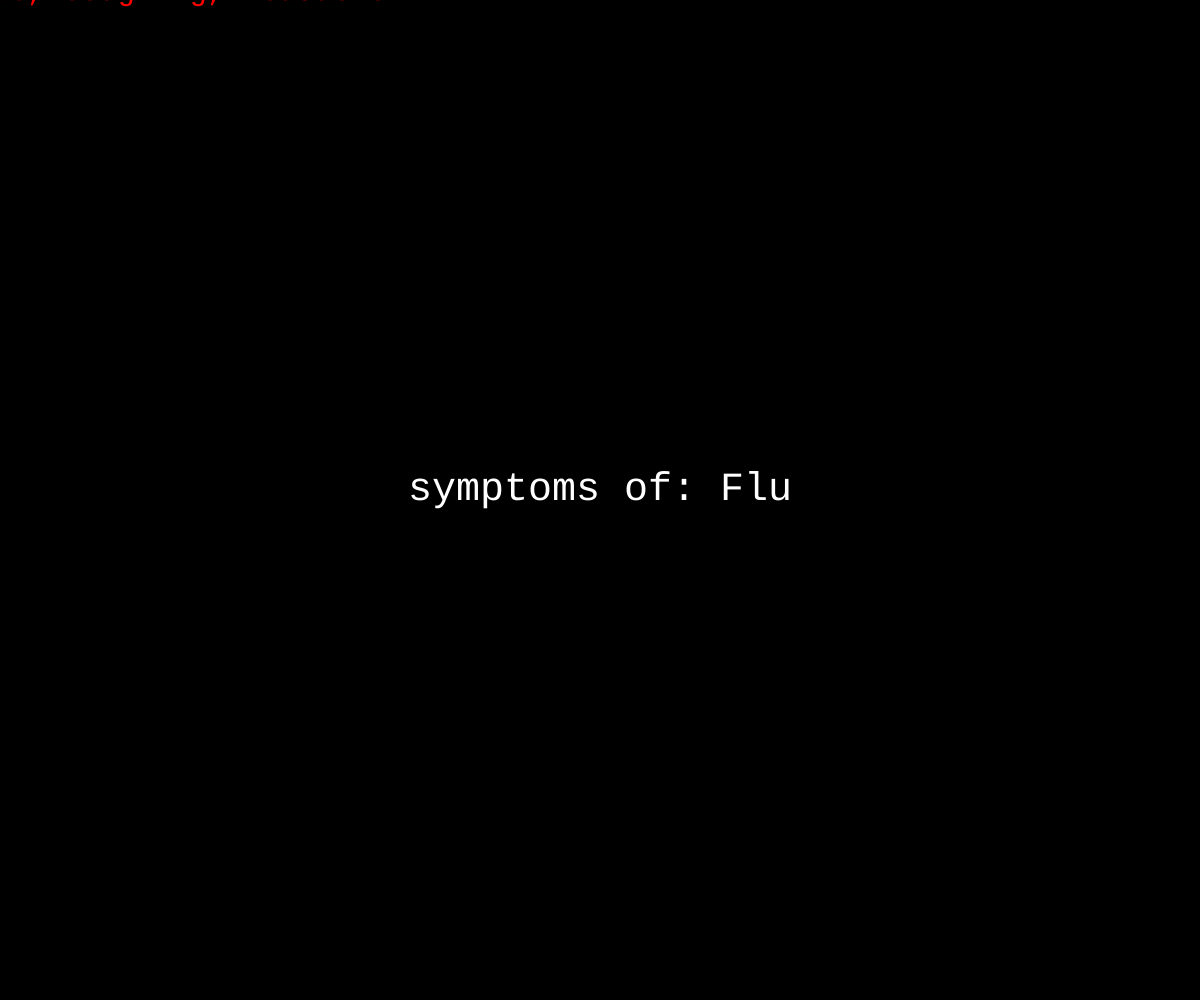
Frame 1 (no input)
Frame 60 (no input): identical to frame 1, image omitted
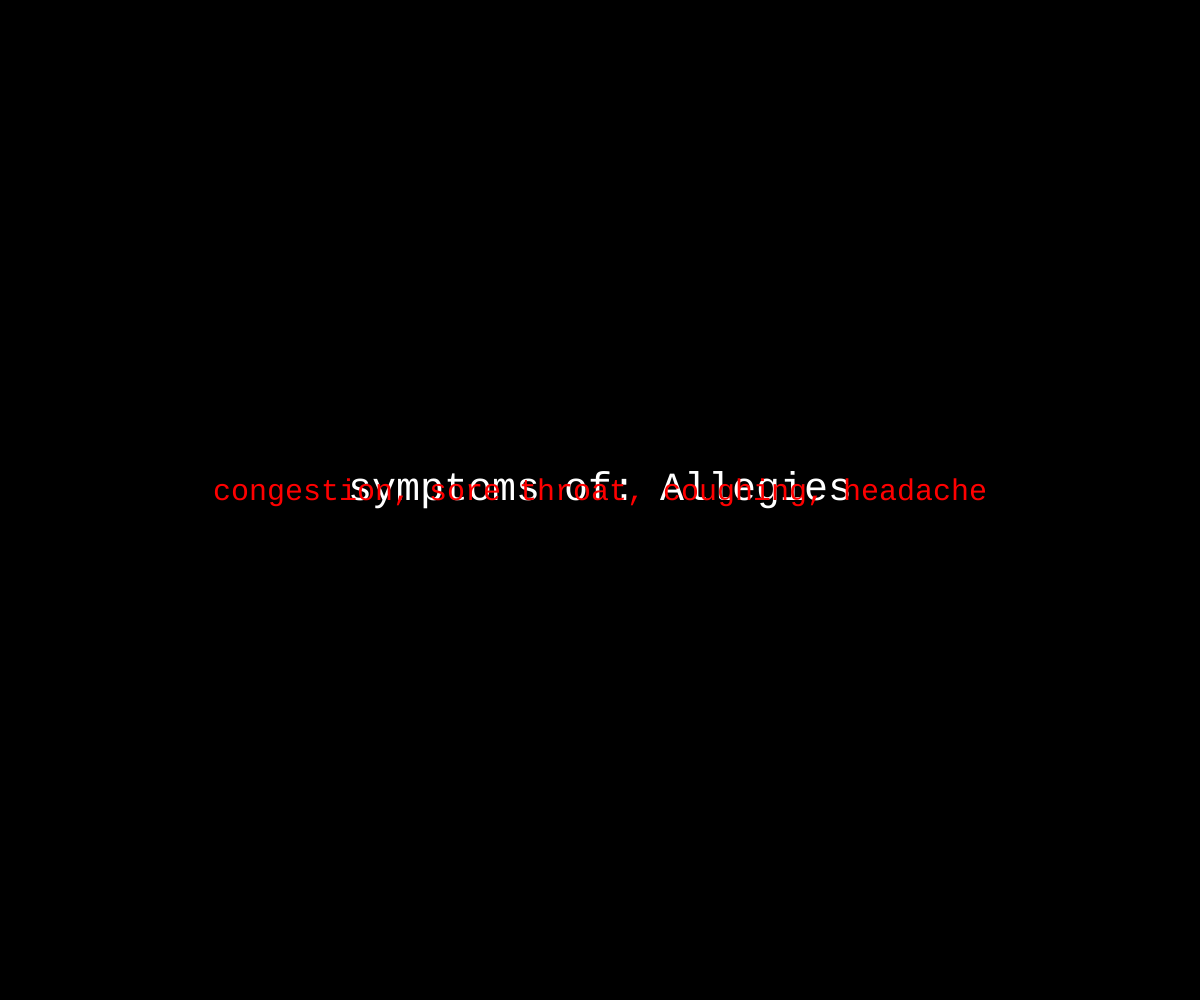
Frame 120 (the mouse pressed at the canvas centre since frame 60)

The p5.js sketch that drew these frames (run headless with seeded random() and noise() and a simulated clock; from frame 60 on, the mouse is pressed at the canvas centre):

// p5.js sketch
// ── sketch.js
var selectedRect;
var rectSizes;
var selectedBrush = 0;
var symptom = [];
var disease= [];
function setup() {
  createCanvas(windowWidth, windowHeight);

	symptom= ["congestion, sore throat, coughing, headache", "congestion, sore throat, coughing, headache","mood swings, tender breast, food cravings, fatigue","mood swings, tender breast, food cravings, fatigue","abdominal pain, fatigue, upset stomach, poor appetite","abdominal pain, fatigue, upset stomach, poor appetite","headache, blurred vision, eye strain, irritated eyes", "headache, blurred vision, eye strain, irritated eyes", "excessive thirst or urination, fatigue, weight loss, dizziness", "excessive thirst or urination, fatigue, weight loss, dizziness"];
  textSize (50);
  textAlign (0);
  strokeWeight (7);
  disease= ["Flu", "Allegies", "Pregnancy", "PMS", "Appendicitis", "Colitis", "Myopia", "Eye Fatigue", "Diabetes", "Malnutrition"]
}

function draw() {
  background(0,0,0);
	textSize(40);
	textFont('Courier New');
	textAlign(CENTER);
	fill(255,255,255);
	strokeWeight(3);
	text("symptoms of: " +  disease[selectedBrush], width/2, height/2);
	textSize(30);
	fill(255,0,0);
	noStroke();
 // stroke (255,255,255);
  text(symptom[selectedBrush],mouseX, mouseY);
  
}
  

  function mousePressed () {
  selectedBrush++;
  if (selectedBrush >= symptom.length) {
    selectedBrush = 0;
  }
  
  function keyPressed (){
    symptom.push(key);
  }
}
